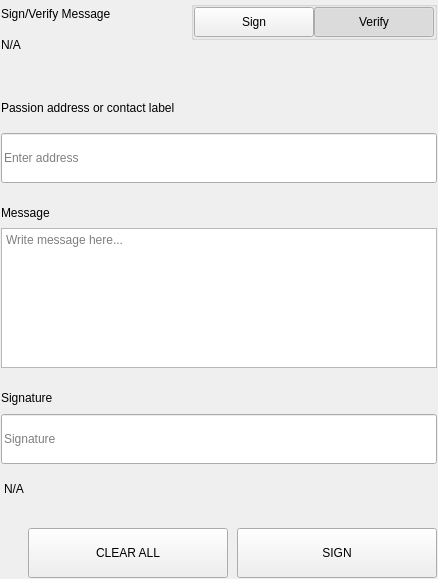
<?xml version="1.0" encoding="UTF-8"?>
<ui version="4.0">
 <class>SettingsSignMessageWidgets</class>
 <widget class="QWidget" name="SettingsSignMessageWidgets">
  <property name="geometry">
   <rect>
    <x>0</x>
    <y>0</y>
    <width>438</width>
    <height>579</height>
   </rect>
  </property>
  <property name="windowTitle">
   <string>Form</string>
  </property>
  <layout class="QVBoxLayout" name="verticalLayout">
   <property name="spacing">
    <number>0</number>
   </property>
   <property name="leftMargin">
    <number>0</number>
   </property>
   <property name="topMargin">
    <number>0</number>
   </property>
   <property name="rightMargin">
    <number>0</number>
   </property>
   <property name="bottomMargin">
    <number>0</number>
   </property>
   <item>
    <widget class="QWidget" name="left" native="true">
     <layout class="QVBoxLayout" name="verticalLayout_3">
      <property name="leftMargin">
       <number>0</number>
      </property>
      <property name="topMargin">
       <number>0</number>
      </property>
      <property name="rightMargin">
       <number>0</number>
      </property>
      <property name="bottomMargin">
       <number>0</number>
      </property>
      <item>
       <widget class="QWidget" name="container_sign" native="true">
        <layout class="QVBoxLayout" name="verticalLayout_2">
         <property name="spacing">
          <number>0</number>
         </property>
         <property name="leftMargin">
          <number>1</number>
         </property>
         <property name="topMargin">
          <number>1</number>
         </property>
         <property name="rightMargin">
          <number>1</number>
         </property>
         <property name="bottomMargin">
          <number>1</number>
         </property>
         <item>
          <layout class="QHBoxLayout" name="horizontalLayout_3" stretch="3,1">
           <property name="spacing">
            <number>40</number>
           </property>
           <item>
            <layout class="QVBoxLayout" name="verticalLayoutTitle">
             <property name="spacing">
              <number>5</number>
             </property>
             <item>
              <widget class="QLabel" name="labelTitle">
               <property name="text">
                <string>Sign/Verify Message</string>
               </property>
              </widget>
             </item>
             <item>
              <widget class="QLabel" name="labelSubtitle1">
               <property name="text">
                <string notr="true">N/A</string>
               </property>
               <property name="wordWrap">
                <bool>true</bool>
               </property>
              </widget>
             </item>
            </layout>
           </item>
           <item alignment="Qt::AlignRight|Qt::AlignTop">
            <widget class="QWidget" name="containerSwitch" native="true">
             <property name="styleSheet">
              <string notr="true">#containerSwitch{
	padding-top:9px;
}</string>
             </property>
             <layout class="QVBoxLayout" name="verticalLayout_6">
              <property name="spacing">
               <number>4</number>
              </property>
              <property name="leftMargin">
               <number>0</number>
              </property>
              <property name="topMargin">
               <number>0</number>
              </property>
              <property name="rightMargin">
               <number>0</number>
              </property>
              <property name="bottomMargin">
               <number>0</number>
              </property>
              <item alignment="Qt::AlignRight">
               <widget class="QGroupBox" name="groupBox">
                <property name="sizePolicy">
                 <sizepolicy hsizetype="Fixed" vsizetype="Preferred">
                  <horstretch>0</horstretch>
                  <verstretch>0</verstretch>
                 </sizepolicy>
                </property>
                <property name="title">
                 <string/>
                </property>
                <property name="alignment">
                 <set>Qt::AlignRight|Qt::AlignTop|Qt::AlignTrailing</set>
                </property>
                <layout class="QHBoxLayout" name="horizontalLayout_4">
                 <property name="spacing">
                  <number>0</number>
                 </property>
                 <property name="leftMargin">
                  <number>0</number>
                 </property>
                 <property name="topMargin">
                  <number>0</number>
                 </property>
                 <property name="rightMargin">
                  <number>0</number>
                 </property>
                 <property name="bottomMargin">
                  <number>0</number>
                 </property>
                 <item>
                  <widget class="QPushButton" name="pushSign">
                   <property name="minimumSize">
                    <size>
                     <width>120</width>
                     <height>30</height>
                    </size>
                   </property>
                   <property name="maximumSize">
                    <size>
                     <width>120</width>
                     <height>30</height>
                    </size>
                   </property>
                   <property name="focusPolicy">
                    <enum>Qt::NoFocus</enum>
                   </property>
                   <property name="text">
                    <string>Sign</string>
                   </property>
                   <property name="checkable">
                    <bool>true</bool>
                   </property>
                   <property name="autoExclusive">
                    <bool>true</bool>
                   </property>
                  </widget>
                 </item>
                 <item>
                  <widget class="QPushButton" name="pushVerify">
                   <property name="minimumSize">
                    <size>
                     <width>120</width>
                     <height>30</height>
                    </size>
                   </property>
                   <property name="maximumSize">
                    <size>
                     <width>120</width>
                     <height>30</height>
                    </size>
                   </property>
                   <property name="focusPolicy">
                    <enum>Qt::NoFocus</enum>
                   </property>
                   <property name="text">
                    <string>Verify</string>
                   </property>
                   <property name="checkable">
                    <bool>true</bool>
                   </property>
                   <property name="checked">
                    <bool>true</bool>
                   </property>
                   <property name="autoExclusive">
                    <bool>true</bool>
                   </property>
                  </widget>
                 </item>
                </layout>
               </widget>
              </item>
              <item alignment="Qt::AlignHCenter|Qt::AlignTop">
               <widget class="QLabel" name="labelSubtitleSwitch">
                <property name="text">
                 <string/>
                </property>
                <property name="alignment">
                 <set>Qt::AlignRight|Qt::AlignTrailing|Qt::AlignVCenter</set>
                </property>
               </widget>
              </item>
             </layout>
            </widget>
           </item>
          </layout>
         </item>
         <item>
          <spacer name="verticalSpacer_2">
           <property name="orientation">
            <enum>Qt::Vertical</enum>
           </property>
           <property name="sizeType">
            <enum>QSizePolicy::Fixed</enum>
           </property>
           <property name="sizeHint" stdset="0">
            <size>
             <width>20</width>
             <height>40</height>
            </size>
           </property>
          </spacer>
         </item>
         <item>
          <widget class="QWidget" name="containerAddress" native="true">
           <property name="sizePolicy">
            <sizepolicy hsizetype="Preferred" vsizetype="Fixed">
             <horstretch>0</horstretch>
             <verstretch>0</verstretch>
            </sizepolicy>
           </property>
           <layout class="QVBoxLayout" name="verticalLayout_5" stretch="0,0">
            <property name="spacing">
             <number>15</number>
            </property>
            <property name="leftMargin">
             <number>0</number>
            </property>
            <property name="topMargin">
             <number>0</number>
            </property>
            <property name="rightMargin">
             <number>0</number>
            </property>
            <property name="bottomMargin">
             <number>0</number>
            </property>
            <item>
             <widget class="QLabel" name="labelSubtitleAddress">
              <property name="minimumSize">
               <size>
                <width>0</width>
                <height>20</height>
               </size>
              </property>
              <property name="maximumSize">
               <size>
                <width>16777215</width>
                <height>20</height>
               </size>
              </property>
              <property name="text">
               <string>Passion address or contact label</string>
              </property>
             </widget>
            </item>
            <item>
             <widget class="QLineEdit" name="addressIn_SM">
              <property name="minimumSize">
               <size>
                <width>0</width>
                <height>50</height>
               </size>
              </property>
              <property name="maximumSize">
               <size>
                <width>16777215</width>
                <height>50</height>
               </size>
              </property>
              <property name="placeholderText">
               <string>Enter address</string>
              </property>
             </widget>
            </item>
           </layout>
          </widget>
         </item>
         <item>
          <spacer name="verticalSpacer_3">
           <property name="orientation">
            <enum>Qt::Vertical</enum>
           </property>
           <property name="sizeType">
            <enum>QSizePolicy::Fixed</enum>
           </property>
           <property name="sizeHint" stdset="0">
            <size>
             <width>20</width>
             <height>20</height>
            </size>
           </property>
          </spacer>
         </item>
         <item>
          <layout class="QVBoxLayout" name="verticalLayout_9">
           <property name="spacing">
            <number>5</number>
           </property>
           <item>
            <widget class="QLabel" name="labelSubtitleMessage">
             <property name="minimumSize">
              <size>
               <width>0</width>
               <height>20</height>
              </size>
             </property>
             <property name="maximumSize">
              <size>
               <width>16777215</width>
               <height>20</height>
              </size>
             </property>
             <property name="text">
              <string>Message</string>
             </property>
            </widget>
           </item>
           <item>
            <widget class="QPlainTextEdit" name="messageIn_SM">
             <property name="minimumSize">
              <size>
               <width>0</width>
               <height>140</height>
              </size>
             </property>
             <property name="maximumSize">
              <size>
               <width>16777215</width>
               <height>140</height>
              </size>
             </property>
             <property name="placeholderText">
              <string>Write message here...</string>
             </property>
            </widget>
           </item>
          </layout>
         </item>
         <item>
          <spacer name="verticalSpacer_4">
           <property name="orientation">
            <enum>Qt::Vertical</enum>
           </property>
           <property name="sizeType">
            <enum>QSizePolicy::Fixed</enum>
           </property>
           <property name="sizeHint" stdset="0">
            <size>
             <width>20</width>
             <height>20</height>
            </size>
           </property>
          </spacer>
         </item>
         <item>
          <widget class="QWidget" name="widget" native="true">
           <property name="minimumSize">
            <size>
             <width>0</width>
             <height>75</height>
            </size>
           </property>
           <property name="maximumSize">
            <size>
             <width>16777215</width>
             <height>16777215</height>
            </size>
           </property>
           <layout class="QVBoxLayout" name="verticalLayout_4">
            <property name="leftMargin">
             <number>0</number>
            </property>
            <property name="topMargin">
             <number>0</number>
            </property>
            <property name="rightMargin">
             <number>0</number>
            </property>
            <property name="bottomMargin">
             <number>0</number>
            </property>
            <item>
             <widget class="QLabel" name="labelSubtitleSignature">
              <property name="minimumSize">
               <size>
                <width>0</width>
                <height>20</height>
               </size>
              </property>
              <property name="maximumSize">
               <size>
                <width>16777215</width>
                <height>20</height>
               </size>
              </property>
              <property name="text">
               <string>Signature</string>
              </property>
             </widget>
            </item>
            <item>
             <widget class="QLineEdit" name="signatureOut_SM">
              <property name="minimumSize">
               <size>
                <width>0</width>
                <height>50</height>
               </size>
              </property>
              <property name="placeholderText">
               <string>Signature</string>
              </property>
             </widget>
            </item>
           </layout>
          </widget>
         </item>
         <item>
          <widget class="QLabel" name="statusLabel_SM">
           <property name="styleSheet">
            <string notr="true">padding-top:5px;</string>
           </property>
           <property name="text">
            <string notr="true">N/A</string>
           </property>
          </widget>
         </item>
         <item>
          <spacer name="verticalSpacer">
           <property name="orientation">
            <enum>Qt::Vertical</enum>
           </property>
           <property name="sizeType">
            <enum>QSizePolicy::Fixed</enum>
           </property>
           <property name="sizeHint" stdset="0">
            <size>
             <width>20</width>
             <height>20</height>
            </size>
           </property>
          </spacer>
         </item>
         <item>
          <layout class="QHBoxLayout" name="horizontalLayout_7">
           <property name="spacing">
            <number>9</number>
           </property>
           <item>
            <spacer name="horizontalSpacer_5">
             <property name="orientation">
              <enum>Qt::Horizontal</enum>
             </property>
             <property name="sizeType">
              <enum>QSizePolicy::Expanding</enum>
             </property>
             <property name="sizeHint" stdset="0">
              <size>
               <width>40</width>
               <height>20</height>
              </size>
             </property>
            </spacer>
           </item>
           <item>
            <widget class="QPushButton" name="pushButtonClear">
             <property name="minimumSize">
              <size>
               <width>200</width>
               <height>50</height>
              </size>
             </property>
             <property name="focusPolicy">
              <enum>Qt::NoFocus</enum>
             </property>
             <property name="text">
              <string>CLEAR ALL</string>
             </property>
            </widget>
           </item>
           <item>
            <widget class="QPushButton" name="pushButtonSave">
             <property name="minimumSize">
              <size>
               <width>200</width>
               <height>50</height>
              </size>
             </property>
             <property name="maximumSize">
              <size>
               <width>200</width>
               <height>50</height>
              </size>
             </property>
             <property name="focusPolicy">
              <enum>Qt::NoFocus</enum>
             </property>
             <property name="text">
              <string>SIGN</string>
             </property>
            </widget>
           </item>
          </layout>
         </item>
        </layout>
       </widget>
      </item>
     </layout>
    </widget>
   </item>
  </layout>
 </widget>
 <resources/>
 <connections/>
</ui>
